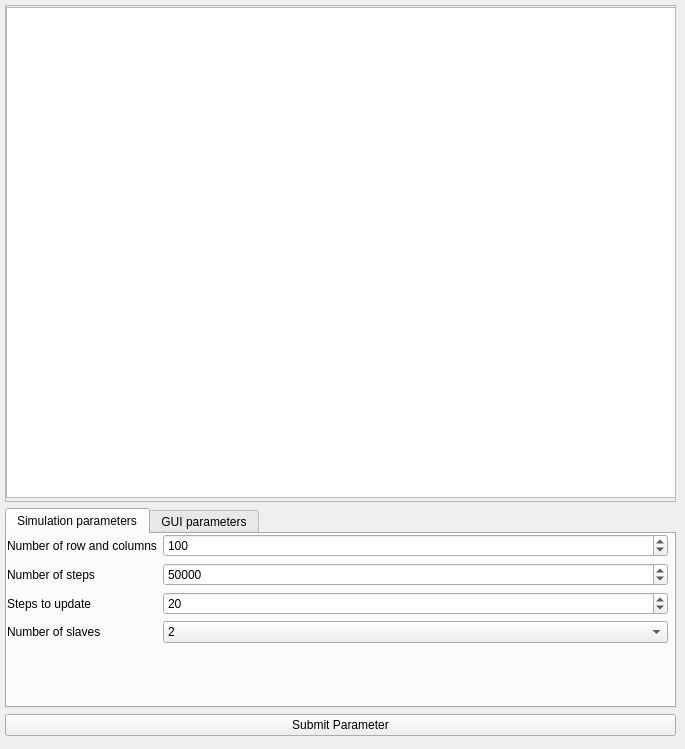
<?xml version="1.0" encoding="UTF-8"?>
<ui version="4.0">
 <class>Form</class>
 <widget class="QWidget" name="Form">
  <property name="geometry">
   <rect>
    <x>0</x>
    <y>0</y>
    <width>685</width>
    <height>749</height>
   </rect>
  </property>
  <property name="sizePolicy">
   <sizepolicy hsizetype="Preferred" vsizetype="Preferred">
    <horstretch>0</horstretch>
    <verstretch>0</verstretch>
   </sizepolicy>
  </property>
  <property name="windowTitle">
   <string>Form</string>
  </property>
  <widget class="QWidget" name="verticalLayoutWidget">
   <property name="geometry">
    <rect>
     <x>0</x>
     <y>0</y>
     <width>681</width>
     <height>741</height>
    </rect>
   </property>
   <layout class="QVBoxLayout" name="verticalLayout">
    <property name="sizeConstraint">
     <enum>QLayout::SetMinAndMaxSize</enum>
    </property>
    <property name="leftMargin">
     <number>5</number>
    </property>
    <property name="topMargin">
     <number>5</number>
    </property>
    <property name="rightMargin">
     <number>5</number>
    </property>
    <property name="bottomMargin">
     <number>5</number>
    </property>
    <item>
     <widget class="QScrollArea" name="scrollArea">
      <property name="widgetResizable">
       <bool>true</bool>
      </property>
      <widget class="QWidget" name="scrollAreaWidgetContents">
       <property name="geometry">
        <rect>
         <x>0</x>
         <y>0</y>
         <width>669</width>
         <height>492</height>
        </rect>
       </property>
       <widget class="QGraphicsView" name="graphicsView">
        <property name="geometry">
         <rect>
          <x>0</x>
          <y>1</y>
          <width>671</width>
          <height>491</height>
         </rect>
        </property>
       </widget>
      </widget>
     </widget>
    </item>
    <item>
     <widget class="QTabWidget" name="tabSimPar">
      <property name="sizePolicy">
       <sizepolicy hsizetype="Expanding" vsizetype="Minimum">
        <horstretch>0</horstretch>
        <verstretch>0</verstretch>
       </sizepolicy>
      </property>
      <property name="minimumSize">
       <size>
        <width>500</width>
        <height>200</height>
       </size>
      </property>
      <property name="maximumSize">
       <size>
        <width>16777215</width>
        <height>16777215</height>
       </size>
      </property>
      <property name="currentIndex">
       <number>0</number>
      </property>
      <widget class="QWidget" name="tab_2">
       <property name="sizePolicy">
        <sizepolicy hsizetype="Preferred" vsizetype="Maximum">
         <horstretch>0</horstretch>
         <verstretch>0</verstretch>
        </sizepolicy>
       </property>
       <property name="maximumSize">
        <size>
         <width>16777215</width>
         <height>300</height>
        </size>
       </property>
       <attribute name="title">
        <string>Simulation parameters</string>
       </attribute>
       <widget class="QWidget" name="formLayoutWidget">
        <property name="geometry">
         <rect>
          <x>0</x>
          <y>0</y>
          <width>661</width>
          <height>155</height>
         </rect>
        </property>
        <layout class="QFormLayout" name="formLayout_5">
         <item row="0" column="0">
          <widget class="QLabel" name="label_11">
           <property name="text">
            <string>Number of row and columns</string>
           </property>
          </widget>
         </item>
         <item row="0" column="1">
          <widget class="QSpinBox" name="rowsBox">
           <property name="minimum">
            <number>10</number>
           </property>
           <property name="maximum">
            <number>500</number>
           </property>
           <property name="value">
            <number>100</number>
           </property>
          </widget>
         </item>
         <item row="1" column="0">
          <widget class="QLabel" name="label_13">
           <property name="text">
            <string>Number of steps</string>
           </property>
          </widget>
         </item>
         <item row="1" column="1">
          <widget class="QSpinBox" name="stepsBox">
           <property name="minimum">
            <number>10</number>
           </property>
           <property name="maximum">
            <number>100000</number>
           </property>
           <property name="value">
            <number>50000</number>
           </property>
          </widget>
         </item>
         <item row="2" column="0">
          <widget class="QLabel" name="label_14">
           <property name="text">
            <string>Steps to update</string>
           </property>
          </widget>
         </item>
         <item row="2" column="1">
          <widget class="QSpinBox" name="updateBox">
           <property name="minimum">
            <number>5</number>
           </property>
           <property name="maximum">
            <number>100</number>
           </property>
           <property name="value">
            <number>20</number>
           </property>
          </widget>
         </item>
         <item row="3" column="0">
          <widget class="QLabel" name="label_15">
           <property name="text">
            <string>Number of slaves</string>
           </property>
          </widget>
         </item>
         <item row="3" column="1">
          <widget class="QComboBox" name="nProcBox">
           <item>
            <property name="text">
             <string>2</string>
            </property>
           </item>
           <item>
            <property name="text">
             <string>4</string>
            </property>
           </item>
           <item>
            <property name="text">
             <string>8</string>
            </property>
           </item>
          </widget>
         </item>
        </layout>
       </widget>
      </widget>
      <widget class="QWidget" name="tab">
       <property name="sizePolicy">
        <sizepolicy hsizetype="Expanding" vsizetype="Maximum">
         <horstretch>0</horstretch>
         <verstretch>0</verstretch>
        </sizepolicy>
       </property>
       <property name="maximumSize">
        <size>
         <width>16777215</width>
         <height>300</height>
        </size>
       </property>
       <attribute name="title">
        <string>GUI parameters</string>
       </attribute>
       <widget class="QWidget" name="formLayoutWidget_2">
        <property name="geometry">
         <rect>
          <x>0</x>
          <y>0</y>
          <width>671</width>
          <height>171</height>
         </rect>
        </property>
        <layout class="QFormLayout" name="formLayout">
         <item row="0" column="0">
          <widget class="QLabel" name="label">
           <property name="text">
            <string>Cell size</string>
           </property>
          </widget>
         </item>
         <item row="0" column="1">
          <widget class="QSpinBox" name="cellSizeBox">
           <property name="minimum">
            <number>2</number>
           </property>
           <property name="maximum">
            <number>10</number>
           </property>
           <property name="value">
            <number>5</number>
           </property>
          </widget>
         </item>
         <item row="1" column="0">
          <widget class="QLabel" name="label_2">
           <property name="text">
            <string>Adding Type</string>
           </property>
          </widget>
         </item>
         <item row="1" column="1">
          <widget class="QComboBox" name="comboBox">
           <item>
            <property name="text">
             <string>Block</string>
            </property>
           </item>
           <item>
            <property name="text">
             <string>Water Source</string>
            </property>
           </item>
           <item>
            <property name="text">
             <string>Water</string>
            </property>
           </item>
          </widget>
         </item>
         <item row="3" column="0" colspan="2">
          <widget class="QLabel" name="label_3">
           <property name="text">
            <string>Press the right mouse button to reset the cell.</string>
           </property>
          </widget>
         </item>
         <item row="4" column="0" colspan="2">
          <widget class="QLabel" name="label_4">
           <property name="text">
            <string>Press the left mouse button click to add a Block/Water/SourceWater.</string>
           </property>
          </widget>
         </item>
        </layout>
       </widget>
      </widget>
     </widget>
    </item>
    <item>
     <widget class="QPushButton" name="pushButton">
      <property name="text">
       <string>Submit Parameter</string>
      </property>
     </widget>
    </item>
   </layout>
  </widget>
 </widget>
 <resources/>
 <connections>
  <connection>
   <sender>rowsBox</sender>
   <signal>editingFinished()</signal>
   <receiver>Form</receiver>
   <slot>updateAutomata()</slot>
   <hints>
    <hint type="sourcelabel">
     <x>412</x>
     <y>547</y>
    </hint>
    <hint type="destinationlabel">
     <x>342</x>
     <y>374</y>
    </hint>
   </hints>
  </connection>
  <connection>
   <sender>cellSizeBox</sender>
   <signal>editingFinished()</signal>
   <receiver>Form</receiver>
   <slot>updateGrid()</slot>
   <hints>
    <hint type="sourcelabel">
     <x>371</x>
     <y>546</y>
    </hint>
    <hint type="destinationlabel">
     <x>342</x>
     <y>374</y>
    </hint>
   </hints>
  </connection>
  <connection>
   <sender>pushButton</sender>
   <signal>released()</signal>
   <receiver>Form</receiver>
   <slot>submitParameters()</slot>
   <hints>
    <hint type="sourcelabel">
     <x>340</x>
     <y>723</y>
    </hint>
    <hint type="destinationlabel">
     <x>342</x>
     <y>374</y>
    </hint>
   </hints>
  </connection>
  <connection>
   <sender>comboBox</sender>
   <signal>currentTextChanged(QString)</signal>
   <receiver>Form</receiver>
   <slot>setAddingType()</slot>
   <hints>
    <hint type="sourcelabel">
     <x>387</x>
     <y>579</y>
    </hint>
    <hint type="destinationlabel">
     <x>342</x>
     <y>374</y>
    </hint>
   </hints>
  </connection>
 </connections>
 <slots>
  <slot>updateGrid()</slot>
  <slot>updateAutomata()</slot>
  <slot>submitParameters()</slot>
  <slot>setAddingType()</slot>
 </slots>
</ui>
